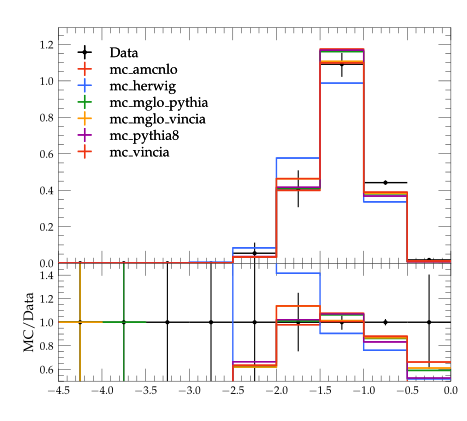

The script that saved this image:
#! /usr/bin/env python3

# This Python script was auto-generated using YODA v2.1.3.
# Analysis object: /CMS_2026_PAS_SMP_25_010/zjets_ungroomed_pt0
# Timestamp: 17-06-2026 (16:43:15)

import matplotlib as mpl
import matplotlib.pyplot as plt
mpl.use('Agg') # comment out for interactive use
import os
import numpy as np
from numpy import nan, inf

plotDir = os.path.split(os.path.realpath(__file__))[0]
if 'YODA_USER_PLOT_PATH' in globals():
    plot_outdir = globals()['YODA_USER_PLOT_PATH']
else:
    plot_outdir = plotDir

#plot style
plt.style.use(os.path.join(plotDir, '../default.mplstyle'))
# plot metadata
figW, figH = plt.rcParams['figure.figsize']
ax_xLabel = ''
ax_yLabel = ''
ax_title  = ''
ax_xScale = 'linear'
ax_yScale = 'linear'
xLims = (-4.5, 0.0)
yLims = (-0.0009853960600000001, 1.2918906000000001)

# TeX-friendly labels for the legend
labels = {
  'legend' : ([ r"Data", r"mc\_amcnlo", r"mc\_herwig", r"mc\_mglo\_pythia", r"mc\_mglo\_vincia", r"mc\_pythia8", r"mc\_vincia" ], r""),
}

# Adjust canvas width and height
canvasW = 10.0
canvasH = 9.0
figW *= canvasW/10.
figH *= canvasH/9.

# Create figure and axis objects
fig, (ax, ratio0_ax) = plt.subplots(2, 1, sharex=True,
                  figsize=(figW,figH), gridspec_kw={'height_ratios': (6.0, 3.0)})

# Set figure margins
plt.subplots_adjust(
    left   = 1.0 * plt.rcParams['figure.subplot.left'],
    right  = 1.0 * plt.rcParams['figure.subplot.right'],
    top    = 1.0 * plt.rcParams['figure.subplot.top'],
    bottom = 1.0 * plt.rcParams['figure.subplot.bottom'])

ratio0_ax.yaxis.set_major_locator(mpl.ticker.MultipleLocator(0.2))
ratio0_ax.set_ylim(0.5, 1.4999)
ratio0_ax.set_ylabel('MC/Data')

# the numerical data is stored in a separate file
dataf = dict()
prefix = os.path.split(__file__)[0]
if prefix:    prefix = prefix + '/'
exec(open(prefix+'zjets_ungroomed_pt0__data.py').read(), dataf)


legend_handles = dict() # keep track of handles for the legend

# style options for curves
# starts at zorder>=5 to draw curve on top of legend
styles = {
  'Data': {
    'color' : 'black',
    'linestyle' : '-',
    'lineopacity' : 1.0,
    'linewidth' : 1,
    'marker' : 'o',
    'markersize' : 2,
    'capsize' : 0.0,
    'zorder' : 5,
    'histstyle' : 0,
    'drawstyle' : 'steps-pre',
    'xerrorbars' : 1,
    'yerrorbars' : 1,
    'fillcolor' : None,
    'fillopacity' : 1.0,
    'ratio0_linestyle' : '-',
    'ratio0_lineopacity' : 1.0,
    'ratio0_linewidth' : 1,
    'ratio0_marker' : 'o',
    'ratio0_markersize' : 2,
    'ratio0_capsize' : 0.0,
    'ratio0_zorder' : 5,
    'ratio0_histstyle' : 0,
    'ratio0_drawstyle' : 'steps-pre',
    'ratio0_xerrorbars' : 1,
    'ratio0_yerrorbars' : 1,
  },
  'mc_amcnlo.yoda': {
    'color' : '#EE3311',
    'linestyle' : '-',
    'lineopacity' : 1.0,
    'linewidth' : 1,
    'marker' : 'none',
    'markersize' : 2,
    'capsize' : 0.0,
    'zorder' : 6,
    'histstyle' : 1,
    'drawstyle' : 'steps-pre',
    'xerrorbars' : 1,
    'yerrorbars' : 1,
    'fillcolor' : None,
    'fillopacity' : 1.0,
    'ratio0_linestyle' : '-',
    'ratio0_lineopacity' : 1.0,
    'ratio0_linewidth' : 1,
    'ratio0_marker' : 'none',
    'ratio0_markersize' : 2,
    'ratio0_capsize' : 0.0,
    'ratio0_zorder' : 6,
    'ratio0_histstyle' : 1,
    'ratio0_drawstyle' : 'steps-pre',
    'ratio0_xerrorbars' : 1,
    'ratio0_yerrorbars' : 1,
  },
  'mc_herwig.yoda': {
    'color' : '#3366FF',
    'linestyle' : '-',
    'lineopacity' : 1.0,
    'linewidth' : 1,
    'marker' : 'none',
    'markersize' : 2,
    'capsize' : 0.0,
    'zorder' : 7,
    'histstyle' : 1,
    'drawstyle' : 'steps-pre',
    'xerrorbars' : 1,
    'yerrorbars' : 1,
    'fillcolor' : None,
    'fillopacity' : 1.0,
    'ratio0_linestyle' : '-',
    'ratio0_lineopacity' : 1.0,
    'ratio0_linewidth' : 1,
    'ratio0_marker' : 'none',
    'ratio0_markersize' : 2,
    'ratio0_capsize' : 0.0,
    'ratio0_zorder' : 7,
    'ratio0_histstyle' : 1,
    'ratio0_drawstyle' : 'steps-pre',
    'ratio0_xerrorbars' : 1,
    'ratio0_yerrorbars' : 1,
  },
  'mc_mglo_pythia.yoda': {
    'color' : '#109618',
    'linestyle' : '-',
    'lineopacity' : 1.0,
    'linewidth' : 1,
    'marker' : 'none',
    'markersize' : 2,
    'capsize' : 0.0,
    'zorder' : 8,
    'histstyle' : 1,
    'drawstyle' : 'steps-pre',
    'xerrorbars' : 1,
    'yerrorbars' : 1,
    'fillcolor' : None,
    'fillopacity' : 1.0,
    'ratio0_linestyle' : '-',
    'ratio0_lineopacity' : 1.0,
    'ratio0_linewidth' : 1,
    'ratio0_marker' : 'none',
    'ratio0_markersize' : 2,
    'ratio0_capsize' : 0.0,
    'ratio0_zorder' : 8,
    'ratio0_histstyle' : 1,
    'ratio0_drawstyle' : 'steps-pre',
    'ratio0_xerrorbars' : 1,
    'ratio0_yerrorbars' : 1,
  },
  'mc_mglo_vincia.yoda': {
    'color' : '#FF9900',
    'linestyle' : '-',
    'lineopacity' : 1.0,
    'linewidth' : 1,
    'marker' : 'none',
    'markersize' : 2,
    'capsize' : 0.0,
    'zorder' : 9,
    'histstyle' : 1,
    'drawstyle' : 'steps-pre',
    'xerrorbars' : 1,
    'yerrorbars' : 1,
    'fillcolor' : None,
    'fillopacity' : 1.0,
    'ratio0_linestyle' : '-',
    'ratio0_lineopacity' : 1.0,
    'ratio0_linewidth' : 1,
    'ratio0_marker' : 'none',
    'ratio0_markersize' : 2,
    'ratio0_capsize' : 0.0,
    'ratio0_zorder' : 9,
    'ratio0_histstyle' : 1,
    'ratio0_drawstyle' : 'steps-pre',
    'ratio0_xerrorbars' : 1,
    'ratio0_yerrorbars' : 1,
  },
  'mc_pythia8.yoda': {
    'color' : '#990099',
    'linestyle' : '-',
    'lineopacity' : 1.0,
    'linewidth' : 1,
    'marker' : 'none',
    'markersize' : 2,
    'capsize' : 0.0,
    'zorder' : 10,
    'histstyle' : 1,
    'drawstyle' : 'steps-pre',
    'xerrorbars' : 1,
    'yerrorbars' : 1,
    'fillcolor' : None,
    'fillopacity' : 1.0,
    'ratio0_linestyle' : '-',
    'ratio0_lineopacity' : 1.0,
    'ratio0_linewidth' : 1,
    'ratio0_marker' : 'none',
    'ratio0_markersize' : 2,
    'ratio0_capsize' : 0.0,
    'ratio0_zorder' : 10,
    'ratio0_histstyle' : 1,
    'ratio0_drawstyle' : 'steps-pre',
    'ratio0_xerrorbars' : 1,
    'ratio0_yerrorbars' : 1,
  },
  'mc_vincia.yoda': {
    'color' : '#EE3311',
    'linestyle' : '-',
    'lineopacity' : 1.0,
    'linewidth' : 1,
    'marker' : 'none',
    'markersize' : 2,
    'capsize' : 0.0,
    'zorder' : 11,
    'histstyle' : 1,
    'drawstyle' : 'steps-pre',
    'xerrorbars' : 1,
    'yerrorbars' : 1,
    'fillcolor' : None,
    'fillopacity' : 1.0,
    'ratio0_linestyle' : '-',
    'ratio0_lineopacity' : 1.0,
    'ratio0_linewidth' : 1,
    'ratio0_marker' : 'none',
    'ratio0_markersize' : 2,
    'ratio0_capsize' : 0.0,
    'ratio0_zorder' : 11,
    'ratio0_histstyle' : 1,
    'ratio0_drawstyle' : 'steps-pre',
    'ratio0_xerrorbars' : 1,
    'ratio0_yerrorbars' : 1,
  },
}

# curve from input yoda files in main panel
for label, yvals in dataf['yvals'].items():
    if all(np.isnan(v) for v in dataf['yvals'][label]):
        continue
    tmp = None
    if styles[label]['histstyle']: # draw as histogram
        xpos = dataf['xedges'][label] if styles[label]['drawstyle'] else dataf['xpoints'][label]
        ypos = np.insert(yvals, 0, yvals[0]) if styles[label]['drawstyle'] else yvals
        if styles[label]['fillcolor']: # fill area below curve
            ax.fill_between(xpos, ypos, step='pre',
                            color=styles[label]['fillcolor'],
                            alpha=styles[label]['fillopacity'])
        tmp, = ax.plot(xpos, ypos,
                       color=styles[label]['color'],
                       linestyle=styles[label]['linestyle'],
                       alpha=styles[label]['lineopacity'],
                       linewidth=styles[label]['linewidth'],
                       drawstyle=styles[label]['drawstyle'], solid_joinstyle='miter',
                       zorder=styles[label]['zorder'], label=label)
    tmp = ax.errorbar(dataf['xpoints'][label], yvals,
                      xerr=np.array(dataf['xerrs'][label])*styles[label]['xerrorbars'],
                      yerr=np.array(dataf['yerrs'][label])*styles[label]['yerrorbars'],
                      fmt=styles[label]['marker'], capsize=styles[label]['capsize'],
                      alpha=styles[label]['lineopacity'],
                      markersize=styles[label]['markersize'],
                      ecolor=styles[label]['color'],
                      color=styles[label]['color'], zorder=styles[label]['zorder'])
    tmp[-1][0].set_linestyle(styles[label]['linestyle'])
    tmp[-1][0].set_linewidth(styles[label]['linewidth'])
    if label in dataf['add_legend_handle']:  legend_handles[label] = tmp
    for varLabel in dataf['variation_yvals'].keys():
        if varLabel.startswith(label):
            tmp, = ax.plot(dataf['xedges'][label], dataf['variation_yvals'][varLabel],
                           color=styles[label]['color'],
                           linestyle=styles[label]['linestyle'],
                           linewidth=styles[label]['linewidth'],
                           drawstyle='steps-pre', solid_joinstyle='miter',
                           zorder=styles[label]['zorder'], alpha=0.5)


# plots on ratio panel
# curve from input yoda files in ratio panel
for label, yvals in dataf['ratio0_yvals'].items():
    if all(np.isnan(v) for v in yvals):
        continue
    if styles[label]['ratio0_histstyle']: # plot as histogram
        xpos = dataf['xedges']['Data'] if styles[label]['ratio0_drawstyle'] else dataf['xpoints']['Data']
        ypos = np.insert(yvals, 0, yvals[0]) if styles[label]['ratio0_drawstyle'] else yvals
        ratio0_ax.plot(xpos, ypos,
                       color=styles[label]['color'],
                       linewidth=styles[label]['linewidth'],
                       linestyle=styles[label]['ratio0_linestyle'],
                       alpha=styles[label]['ratio0_lineopacity'],
                       drawstyle=styles[label]['ratio0_drawstyle'], zorder=styles[label]['zorder'],
                       solid_joinstyle='miter')
    tmp = ratio0_ax.errorbar(dataf['xpoints']['Data'], yvals,
                             xerr=np.array(dataf['ref_xerrs'])*styles[label]['ratio0_xerrorbars'],
                             yerr=np.array(dataf['ratio0_yerrs'][label])*styles[label]['ratio0_yerrorbars'],
                             fmt=styles[label]['ratio0_marker'], capsize=styles[label]['ratio0_capsize'],
                             alpha=styles[label]['ratio0_lineopacity'],
                             markersize=styles[label]['ratio0_markersize'],
                             ecolor=styles[label]['color'],
                             color=styles[label]['color'])
    tmp[-1][0].set_linestyle(styles[label]['ratio0_linestyle'])
    tmp[-1][0].set_linewidth(styles[label]['ratio0_linewidth'])

    for varlabel in dataf['ratio0_variation_vals'].keys():
        if varlabel.startswith(label):
            ratio0_ax.plot(dataf['xedges']['Data'],
                            dataf['ratio0_variation_vals'][varlabel],
                            color=styles[label]['color'],
                            linestyle=styles[label]['linestyle'],
                            linewidth=styles[label]['linewidth'],
                            drawstyle='steps-pre', solid_joinstyle='miter',
                            zorder=1, alpha=0.5)

legend_items = list(legend_handles.values())
ax.add_artist(ax.legend(legend_items,
                        labels['legend'][0],
                        title=labels['legend'][1],
                        alignment='left',
                        loc='upper left',
                        bbox_to_anchor=(0.0, 0.97)))

# set plot metadata as defined above
ratio0_ax.set_xlabel(ax_xLabel)
ratio0_ax.xaxis.set_label_coords(1., -0.15)
ax.set_ylabel(ax_yLabel, ha='right', va='top')
ax.yaxis.set_label_coords(-0.11, 1.0)
ax.set_title(ax_title, loc='left')
ax.set_xscale(ax_xScale)
ax.set_yscale(ax_yScale)
ratio0_ax.set_yscale('linear')
ax.set_xlim(xLims)
ax.set_ylim(yLims)

# tick formatting
plt.rcParams['xtick.top'] = True
plt.rcParams['ytick.right'] = True
fig.align_ylabels((ax, ratio0_ax))
plt.savefig(os.path.join(plot_outdir, 'zjets_ungroomed_pt0.pdf'), format='PDF')
plt.savefig(os.path.join(plot_outdir, 'zjets_ungroomed_pt0.png'), format='PNG')

plt.close(fig)
